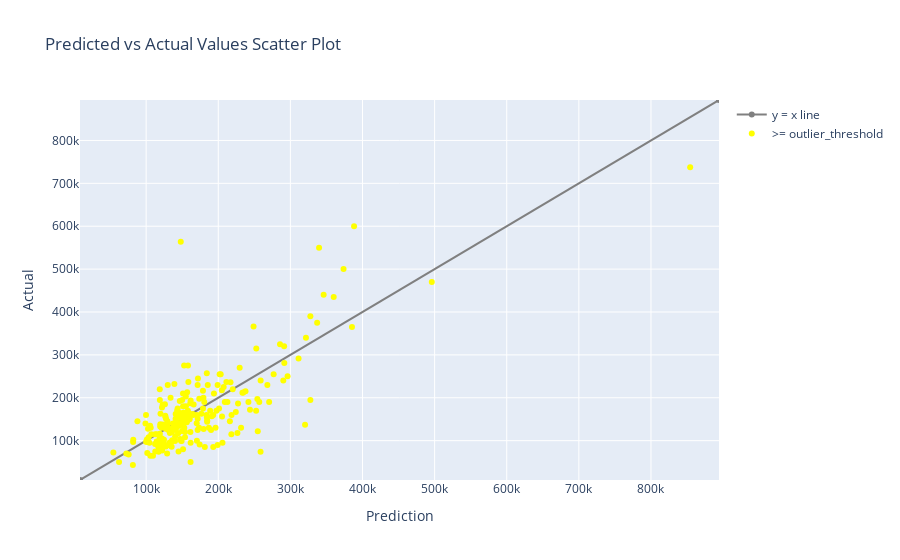

Write notebook code for a chart like this one.
### Markdown cell above
<img src="reports/figures/fi.png" height="120" >
<img src="../../reports/figures/fi.png" height="120" >

### Code cell
from evalml.model_understanding.graphs import graph_prediction_vs_actual

y_pred = price_microservice_pipeline.predict(X_holdout)
graph_prediction_vs_actual(y_holdout, y_pred, outlier_threshold=50)

### Figure 1 — Plotly figure (JSON) as saved in the notebook; plotly's stock layout.template omitted (floating-point values rounded to 4 significant figures; data arrays with more than 128 entries replaced by an {"elided": "..."} marker saying what was removed)
{"data": [{"line": {"color": "grey"}, "name": "y = x line", "type": "scatter", "x": [8275, 894300.0], "y": [8275, 894300.0]}, {"marker": {"color": "#ffff00"}, "mode": "markers", "name": ">= outlier_threshold", "type": "scatter", "x": {"elided": "225 float values"}, "y": {"elided": "225 int values"}}], "layout": {"title": {"text": "Predicted vs Actual Values Scatter Plot"}, "xaxis": {"range": [8275, 894300.0], "title": {"text": "Prediction"}}, "yaxis": {"range": [8275, 894300.0], "title": {"text": "Actual"}}}}
